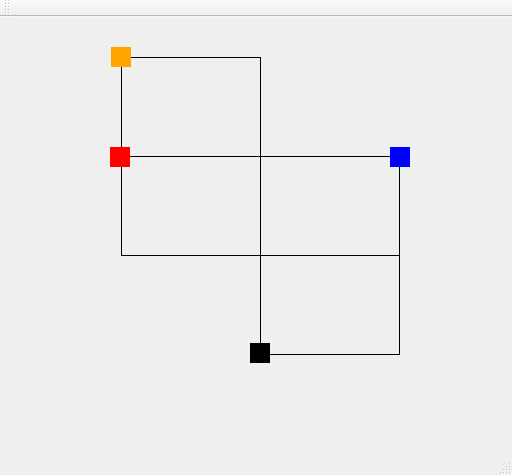
<?xml version="1.0" encoding="UTF-8"?>
<ui version="4.0">
 <class>MainWindow</class>
 <widget class="QMainWindow" name="MainWindow">
  <property name="geometry">
   <rect>
    <x>0</x>
    <y>0</y>
    <width>512</width>
    <height>475</height>
   </rect>
  </property>
  <property name="windowTitle">
   <string>MainWindow</string>
  </property>
  <widget class="QWidget" name="centralWidget">
   <widget class="QLabel" name="Trilho1">
    <property name="geometry">
     <rect>
      <x>121</x>
      <y>40</y>
      <width>140</width>
      <height>100</height>
     </rect>
    </property>
    <property name="styleSheet">
     <string notr="true">background-color: transparent;
border: 1px solid #000;</string>
    </property>
    <property name="text">
     <string/>
    </property>
   </widget>
   <widget class="QLabel" name="TremLaranja">
    <property name="geometry">
     <rect>
      <x>111</x>
      <y>30</y>
      <width>20</width>
      <height>20</height>
     </rect>
    </property>
    <property name="styleSheet">
     <string notr="true">background-color: orange</string>
    </property>
    <property name="text">
     <string/>
    </property>
   </widget>
   <widget class="QLabel" name="TremVermelho">
    <property name="geometry">
     <rect>
      <x>110</x>
      <y>130</y>
      <width>20</width>
      <height>20</height>
     </rect>
    </property>
    <property name="styleSheet">
     <string notr="true">background-color: red</string>
    </property>
    <property name="text">
     <string/>
    </property>
   </widget>
   <widget class="QLabel" name="Trilho2">
    <property name="geometry">
     <rect>
      <x>121</x>
      <y>139</y>
      <width>140</width>
      <height>100</height>
     </rect>
    </property>
    <property name="styleSheet">
     <string notr="true">background-color: transparent;
border: 1px solid #000;</string>
    </property>
    <property name="text">
     <string/>
    </property>
   </widget>
   <widget class="QLabel" name="TremAzul">
    <property name="geometry">
     <rect>
      <x>390</x>
      <y>130</y>
      <width>20</width>
      <height>20</height>
     </rect>
    </property>
    <property name="styleSheet">
     <string notr="true">background-color: blue</string>
    </property>
    <property name="text">
     <string/>
    </property>
   </widget>
   <widget class="QLabel" name="Trilho3">
    <property name="geometry">
     <rect>
      <x>260</x>
      <y>139</y>
      <width>140</width>
      <height>100</height>
     </rect>
    </property>
    <property name="styleSheet">
     <string notr="true">background-color: transparent;
border: 1px solid #000;</string>
    </property>
    <property name="text">
     <string/>
    </property>
   </widget>
   <widget class="QLabel" name="TremPreto">
    <property name="geometry">
     <rect>
      <x>250</x>
      <y>326</y>
      <width>20</width>
      <height>20</height>
     </rect>
    </property>
    <property name="styleSheet">
     <string notr="true">background-color: black</string>
    </property>
    <property name="text">
     <string/>
    </property>
   </widget>
   <widget class="QLabel" name="Trilho4">
    <property name="geometry">
     <rect>
      <x>260</x>
      <y>238</y>
      <width>140</width>
      <height>100</height>
     </rect>
    </property>
    <property name="styleSheet">
     <string notr="true">background-color: transparent;
border: 1px solid #000;</string>
    </property>
    <property name="text">
     <string/>
    </property>
   </widget>
   <zorder>Trilho1</zorder>
   <zorder>Trilho2</zorder>
   <zorder>Trilho3</zorder>
   <zorder>Trilho4</zorder>
   <zorder>TremAzul</zorder>
   <zorder>TremPreto</zorder>
   <zorder>TremVermelho</zorder>
   <zorder>TremLaranja</zorder>
  </widget>
  <widget class="QMenuBar" name="menuBar">
   <property name="geometry">
    <rect>
     <x>0</x>
     <y>0</y>
     <width>512</width>
     <height>19</height>
    </rect>
   </property>
  </widget>
  <widget class="QToolBar" name="mainToolBar">
   <attribute name="toolBarArea">
    <enum>TopToolBarArea</enum>
   </attribute>
   <attribute name="toolBarBreak">
    <bool>false</bool>
   </attribute>
  </widget>
  <widget class="QStatusBar" name="statusBar"/>
 </widget>
 <layoutdefault spacing="6" margin="11"/>
 <resources/>
 <connections/>
</ui>
